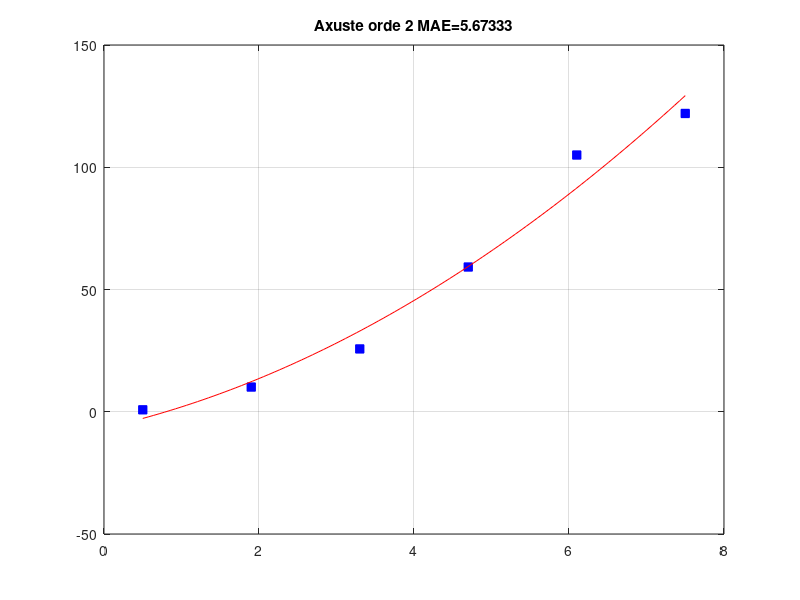

MATLAB code to generate this figure:
clear all;clc;
z=load('regresion.txt');
x=z(1,:);y=z(2,:);n=2;

p=polyfit(x,y,n);#axuste duns datos por un plinomio
x2=linspace(min(x),max(x),100);y2=polyval(p,x2);
%--------------------------
clf;plot(x,y,'bs','markerfacecolor','b');
hold on;plot(x2,y2,'r-');grid on
mae=(mean(abs(y-polyval(p,x))));
title(sprintf('Axuste orde %d MAE=%g',n,mae))
